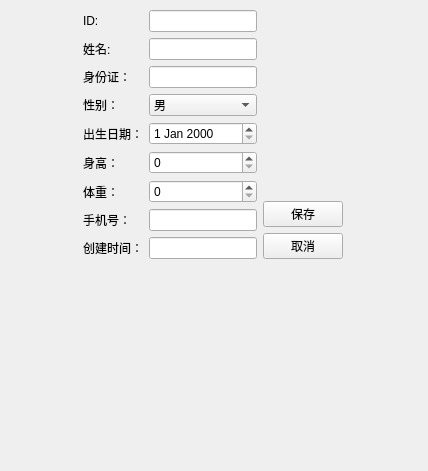
<?xml version="1.0" encoding="UTF-8"?>
<ui version="4.0">
 <class>PatientEditView</class>
 <widget class="QWidget" name="PatientEditView">
  <property name="geometry">
   <rect>
    <x>0</x>
    <y>0</y>
    <width>428</width>
    <height>471</height>
   </rect>
  </property>
  <property name="windowTitle">
   <string>编辑患者信息</string>
  </property>
  <widget class="QWidget" name="">
   <property name="geometry">
    <rect>
     <x>31</x>
     <y>0</y>
     <width>364</width>
     <height>269</height>
    </rect>
   </property>
   <layout class="QVBoxLayout" name="verticalLayout_3">
    <item>
     <spacer name="verticalSpacer_2">
      <property name="orientation">
       <enum>Qt::Vertical</enum>
      </property>
      <property name="sizeHint" stdset="0">
       <size>
        <width>20</width>
        <height>40</height>
       </size>
      </property>
     </spacer>
    </item>
    <item>
     <layout class="QHBoxLayout" name="horizontalLayout_2">
      <item>
       <spacer name="horizontalSpacer">
        <property name="orientation">
         <enum>Qt::Horizontal</enum>
        </property>
        <property name="sizeHint" stdset="0">
         <size>
          <width>40</width>
          <height>20</height>
         </size>
        </property>
       </spacer>
      </item>
      <item>
       <layout class="QHBoxLayout" name="horizontalLayout">
        <item>
         <layout class="QFormLayout" name="formLayout">
          <item row="0" column="0">
           <widget class="QLabel" name="label">
            <property name="text">
             <string>ID:</string>
            </property>
           </widget>
          </item>
          <item row="0" column="1">
           <widget class="QLineEdit" name="dbEditID"/>
          </item>
          <item row="1" column="1">
           <widget class="QLineEdit" name="dbEditName"/>
          </item>
          <item row="2" column="0">
           <widget class="QLabel" name="label_3">
            <property name="text">
             <string>身份证：</string>
            </property>
           </widget>
          </item>
          <item row="2" column="1">
           <widget class="QLineEdit" name="dbEditIDCard"/>
          </item>
          <item row="3" column="0">
           <widget class="QLabel" name="label_4">
            <property name="text">
             <string>性别：</string>
            </property>
           </widget>
          </item>
          <item row="3" column="1">
           <widget class="QComboBox" name="dbComboSex">
            <item>
             <property name="text">
              <string>男</string>
             </property>
            </item>
            <item>
             <property name="text">
              <string>女</string>
             </property>
            </item>
           </widget>
          </item>
          <item row="4" column="0">
           <widget class="QLabel" name="label_5">
            <property name="text">
             <string>出生日期：</string>
            </property>
           </widget>
          </item>
          <item row="4" column="1">
           <widget class="QDateEdit" name="dbDateEditDOB"/>
          </item>
          <item row="5" column="0">
           <widget class="QLabel" name="label_6">
            <property name="text">
             <string>身高：</string>
            </property>
           </widget>
          </item>
          <item row="5" column="1">
           <widget class="QSpinBox" name="dbSpinHeight">
            <property name="maximum">
             <number>250</number>
            </property>
           </widget>
          </item>
          <item row="6" column="0">
           <widget class="QLabel" name="label_7">
            <property name="text">
             <string>体重：</string>
            </property>
           </widget>
          </item>
          <item row="6" column="1">
           <widget class="QSpinBox" name="dbSpinWeight"/>
          </item>
          <item row="7" column="0">
           <widget class="QLabel" name="label_8">
            <property name="text">
             <string>手机号：</string>
            </property>
           </widget>
          </item>
          <item row="7" column="1">
           <widget class="QLineEdit" name="dbEditMobile"/>
          </item>
          <item row="1" column="0">
           <widget class="QLabel" name="label_2">
            <property name="text">
             <string>姓名:</string>
            </property>
           </widget>
          </item>
          <item row="8" column="0">
           <widget class="QLabel" name="label_9">
            <property name="text">
             <string>创建时间：</string>
            </property>
           </widget>
          </item>
          <item row="8" column="1">
           <widget class="QLineEdit" name="dbCreatedTimeStamp"/>
          </item>
         </layout>
        </item>
        <item>
         <layout class="QVBoxLayout" name="verticalLayout_2">
          <item>
           <layout class="QVBoxLayout" name="verticalLayout">
            <item>
             <spacer name="verticalSpacer">
              <property name="orientation">
               <enum>Qt::Vertical</enum>
              </property>
              <property name="sizeHint" stdset="0">
               <size>
                <width>20</width>
                <height>40</height>
               </size>
              </property>
             </spacer>
            </item>
            <item>
             <widget class="QPushButton" name="pushButton">
              <property name="text">
               <string>保存</string>
              </property>
             </widget>
            </item>
            <item>
             <widget class="QPushButton" name="pushButton_2">
              <property name="text">
               <string>取消</string>
              </property>
             </widget>
            </item>
           </layout>
          </item>
         </layout>
        </item>
       </layout>
      </item>
      <item>
       <spacer name="horizontalSpacer_2">
        <property name="orientation">
         <enum>Qt::Horizontal</enum>
        </property>
        <property name="sizeHint" stdset="0">
         <size>
          <width>40</width>
          <height>20</height>
         </size>
        </property>
       </spacer>
      </item>
     </layout>
    </item>
    <item>
     <spacer name="verticalSpacer_3">
      <property name="orientation">
       <enum>Qt::Vertical</enum>
      </property>
      <property name="sizeHint" stdset="0">
       <size>
        <width>20</width>
        <height>40</height>
       </size>
      </property>
     </spacer>
    </item>
   </layout>
  </widget>
 </widget>
 <resources/>
 <connections/>
</ui>
